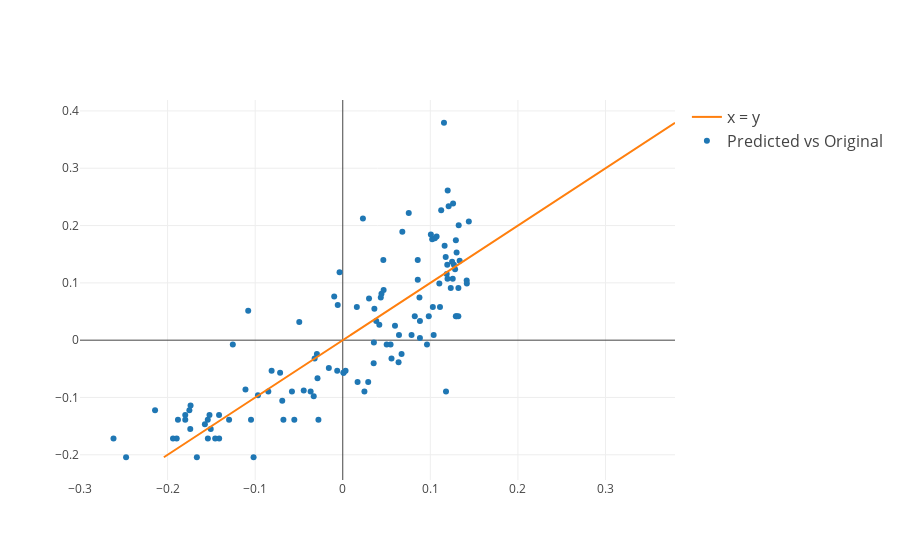

Source (notebook cell):
### Code cell
trace = go.Scatter(
    x=predict_ols,
    y= Y_test,
    mode='markers',
    name = 'Predicted vs Original',
    line=dict(shape='linear')
)
trace1 = go.Scatter(
    x= Y_test,
    y= Y_test,
    mode='lines',
    name = 'x = y',
    line=dict(shape='linear')
)
data = [trace, trace1]
layout = dict(
    legend=dict(
        traceorder='reversed',
        font=dict(size=16)
    )
)
fig = dict(data=data, layout=layout)
plot.iplot(fig, filename='Scatter plot for Normal Regression')
